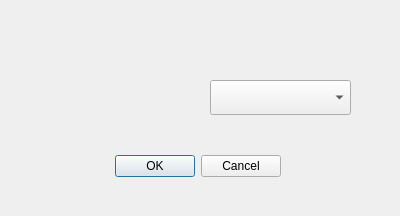
<?xml version="1.0" encoding="UTF-8"?>
<ui version="4.0">
 <class>ChoiceDialog</class>
 <widget class="QDialog" name="ChoiceDialog">
  <property name="geometry">
   <rect>
    <x>0</x>
    <y>0</y>
    <width>400</width>
    <height>216</height>
   </rect>
  </property>
  <property name="windowTitle">
   <string>Dialog</string>
  </property>
  <widget class="QDialogButtonBox" name="buttonBox">
   <property name="geometry">
    <rect>
     <x>100</x>
     <y>150</y>
     <width>181</width>
     <height>32</height>
    </rect>
   </property>
   <property name="orientation">
    <enum>Qt::Horizontal</enum>
   </property>
   <property name="standardButtons">
    <set>QDialogButtonBox::Cancel|QDialogButtonBox::Ok</set>
   </property>
  </widget>
  <widget class="QLabel" name="name">
   <property name="geometry">
    <rect>
     <x>50</x>
     <y>80</y>
     <width>111</width>
     <height>27</height>
    </rect>
   </property>
   <property name="text">
    <string/>
   </property>
  </widget>
  <widget class="QComboBox" name="choice">
   <property name="geometry">
    <rect>
     <x>210</x>
     <y>80</y>
     <width>141</width>
     <height>35</height>
    </rect>
   </property>
  </widget>
 </widget>
 <resources/>
 <connections>
  <connection>
   <sender>buttonBox</sender>
   <signal>accepted()</signal>
   <receiver>ChoiceDialog</receiver>
   <slot>accept()</slot>
   <hints>
    <hint type="sourcelabel">
     <x>248</x>
     <y>254</y>
    </hint>
    <hint type="destinationlabel">
     <x>157</x>
     <y>274</y>
    </hint>
   </hints>
  </connection>
  <connection>
   <sender>buttonBox</sender>
   <signal>rejected()</signal>
   <receiver>ChoiceDialog</receiver>
   <slot>reject()</slot>
   <hints>
    <hint type="sourcelabel">
     <x>316</x>
     <y>260</y>
    </hint>
    <hint type="destinationlabel">
     <x>286</x>
     <y>274</y>
    </hint>
   </hints>
  </connection>
 </connections>
</ui>
